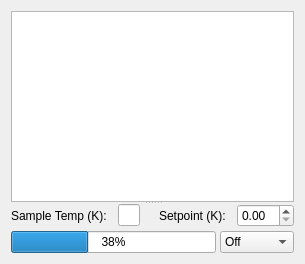
<?xml version="1.0" encoding="UTF-8"?>
<ui version="4.0">
 <class>Form</class>
 <widget class="QWidget" name="Form">
  <property name="geometry">
   <rect>
    <x>0</x>
    <y>0</y>
    <width>305</width>
    <height>264</height>
   </rect>
  </property>
  <property name="windowTitle">
   <string>Form</string>
  </property>
  <layout class="QHBoxLayout" name="horizontalLayout_6">
   <item>
    <widget class="QSplitter" name="splitter">
     <property name="orientation">
      <enum>Qt::Vertical</enum>
     </property>
     <property name="handleWidth">
      <number>2</number>
     </property>
     <widget class="QWidget" name="verticalLayoutWidget_2">
      <layout class="QVBoxLayout" name="verticalLayout_2" stretch="1000">
       <item>
        <widget class="PlotWidget" name="gTemp">
         <property name="enabled">
          <bool>true</bool>
         </property>
         <property name="minimumSize">
          <size>
           <width>0</width>
           <height>1</height>
          </size>
         </property>
        </widget>
       </item>
      </layout>
     </widget>
     <widget class="QWidget" name="verticalLayoutWidget">
      <layout class="QVBoxLayout" name="verticalLayout">
       <property name="spacing">
        <number>4</number>
       </property>
       <item>
        <layout class="QHBoxLayout" name="horizontalLayout_4" stretch="1,10,100,1,10">
         <item>
          <widget class="QLabel" name="label">
           <property name="text">
            <string>Sample Temp (K):  </string>
           </property>
          </widget>
         </item>
         <item>
          <widget class="QLineEdit" name="tTemp">
           <property name="readOnly">
            <bool>true</bool>
           </property>
          </widget>
         </item>
         <item>
          <spacer name="horizontalSpacer">
           <property name="orientation">
            <enum>Qt::Horizontal</enum>
           </property>
           <property name="sizeHint" stdset="0">
            <size>
             <width>40</width>
             <height>20</height>
            </size>
           </property>
          </spacer>
         </item>
         <item>
          <widget class="QLabel" name="label_2">
           <property name="text">
            <string>Setpoint (K):  </string>
           </property>
          </widget>
         </item>
         <item>
          <widget class="SpinBox" name="sbSetpoint"/>
         </item>
        </layout>
       </item>
       <item>
        <layout class="QHBoxLayout" name="horizontalLayout_5">
         <item>
          <widget class="QProgressBar" name="pHeater">
           <property name="value">
            <number>38</number>
           </property>
           <property name="textVisible">
            <bool>true</bool>
           </property>
           <property name="orientation">
            <enum>Qt::Horizontal</enum>
           </property>
           <property name="invertedAppearance">
            <bool>false</bool>
           </property>
           <property name="textDirection">
            <enum>QProgressBar::BottomToTop</enum>
           </property>
          </widget>
         </item>
         <item>
          <widget class="QComboBox" name="cbHeater">
           <item>
            <property name="text">
             <string>Off</string>
            </property>
           </item>
           <item>
            <property name="text">
             <string>Low</string>
            </property>
           </item>
           <item>
            <property name="text">
             <string>Medium</string>
            </property>
           </item>
           <item>
            <property name="text">
             <string>High</string>
            </property>
           </item>
          </widget>
         </item>
        </layout>
       </item>
      </layout>
     </widget>
    </widget>
   </item>
  </layout>
 </widget>
 <customwidgets>
  <customwidget>
   <class>PlotWidget</class>
   <extends>QGraphicsView</extends>
   <header>pyqtgraph</header>
  </customwidget>
  <customwidget>
   <class>SpinBox</class>
   <extends>QDoubleSpinBox</extends>
   <header>pyqtgraph</header>
  </customwidget>
 </customwidgets>
 <resources/>
 <connections/>
</ui>
